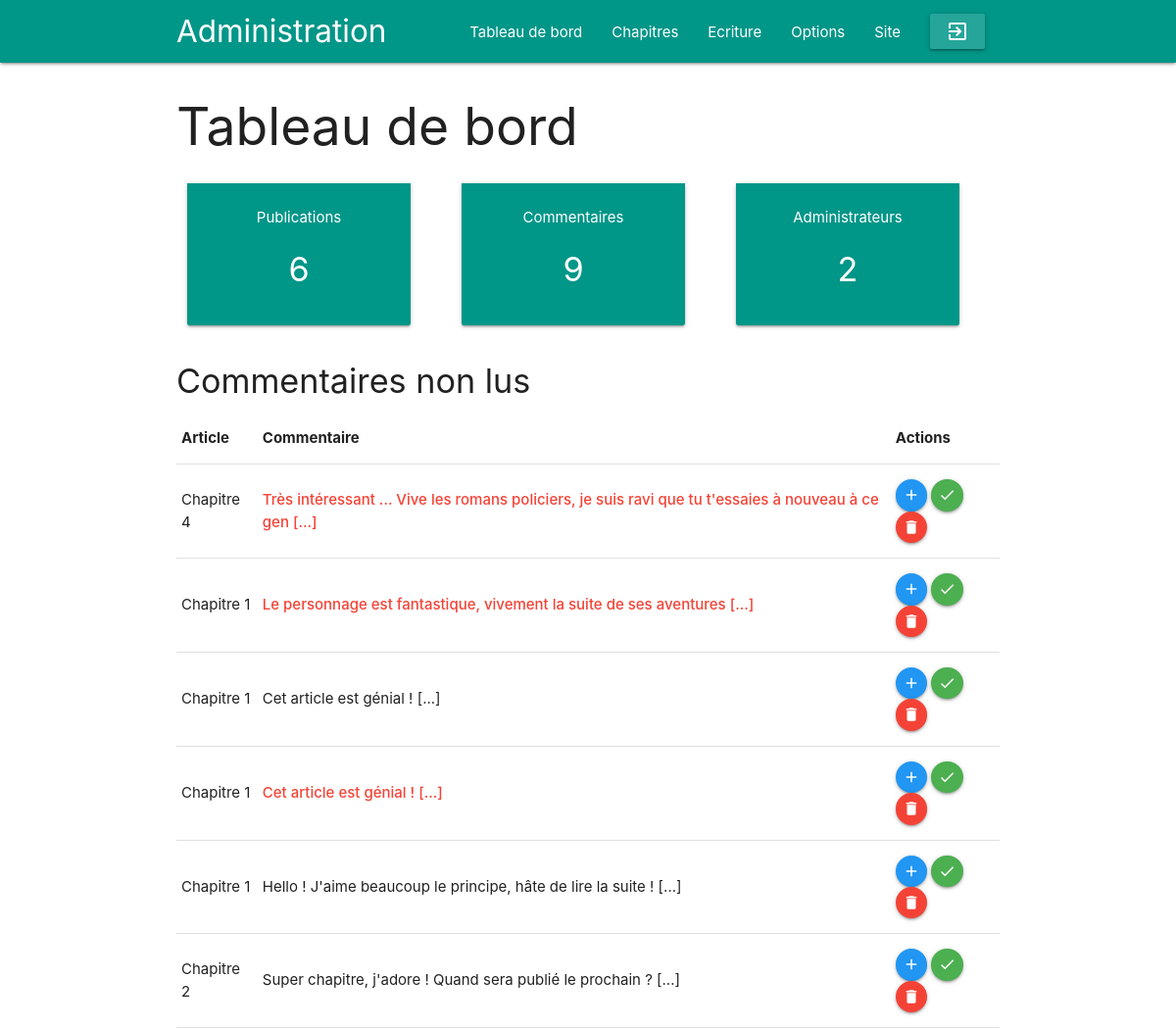
Screenshot of /index.php?url=dashboard (signed in) with the database file from the repository.
### tables this page shows
CREATE TABLE `comments` (
  `id` int(11) NOT NULL,
  `name` varchar(255) NOT NULL,
  `email` varchar(255) NOT NULL,
  `comment` text NOT NULL,
  `post_id` int(11) NOT NULL,
  `date` datetime NOT NULL,
  `seen` tinyint(1) NOT NULL DEFAULT '0'
);

CREATE TABLE `posts` (
  `id` int(11) NOT NULL,
  `title` varchar(255) NOT NULL,
  `content` text NOT NULL,
  `image` varchar(255) NOT NULL DEFAULT 'post.jpg',
  `date` datetime NOT NULL,
  `posted` tinyint(1) NOT NULL
);

### Controller/backend.php (called while the page is built, shortened)
<?php
require_once('Model/CommentManager.php');
function dashboard()
{
    $commentManager = new CommentManager();
    $tables = [
        "Publications"      =>  "posts",
        "Commentaires"      =>  "comments",
        "Administrateurs"   =>  "admin"
    ];
    $i = 0;
    foreach ($tables as $table_name => $table) {
        $nbrInTable[$i] = $commentManager->inTable($table);
        $i = $i + 1;
    }
    $comments = $commentManager->getUnreadComments();
    require('View/backend/dashboard.php');
}

### Model/CommentManager.php (called while the page is built, shortened)
<?php
class CommentManager extends Manager
{
    public function getUnreadComments()
    {
        $db = $this->dbconnect();
        $req = $db->query("
        SELECT  comments.id,
                comments.name,
                comments.email,
                comments.date,
                comments.post_id,
                comments.comment,
                comments.seen,
                posts.title
        FROM comments
        JOIN posts
        ON comments.post_id = posts.id
        WHERE comments.seen = '0' or comments.seen = '2'
        ORDER BY comments.date ASC
    ");
        $results = [];
        while ($rows = $req->fetchObject()) {
            $results[] = $rows;
        }
        return $results;
    }
    public function inTable($table)
    {
        $db = $this->dbconnect();
        $query = $db->query("
        SELECT COUNT(id) as nb
        FROM $table
        ");
        $nombre = $query->fetch();
        return $nombre['nb'];
    }
}

### View/backend/dashboard.php (the view, shortened to what this page needs)
<h2 id="dashboard-title">Tableau de bord</h2>
<div class="row">
    <?php
    $i = 0;
    foreach ($tables as $table_name => $table) {
    ?>
        <div class="col l4 m4 s12">
            <div class="card">
                <div class="card-content teal white-text center">
                    <span class="card_title"><?= $table_name ?></span>
                    <h4 id="dashboard-subtitle"><?= $nbrInTable[$i]; ?></h4>
                </div>
            </div>
        </div>
    <?php
        $i = $i + 1;
    }
    ?>
</div>
<h4 id="dashboard-subtitle">Commentaires non lus</h4>
<table class="responsive-table">
    <thead>
        <tr>
            <th>Article</th>
            <th>Commentaire</th>
            <th>Actions</th>
        </tr>
    <tbody>
        <?php
        if (!empty($comments)) {
            foreach ($comments as $comment) {
        ?>
                <tr id="commentaire_<?= $comment->id ?>">
                    <td>
                        <?= $comment->title ?>
                    </td>
                    <td>
                        <?php if ($comment->seen == '2') { ?>
                            <span class="red-text"> <strong>
                                <?php   } ?>
                                <?= substr($comment->comment, 0, 100); ?> [...]
                                <?php if ($comment->seen == '2') { ?>
                                </strong>
                            </span>
                        <?php   } ?>
                    </td>
                    <td>
                        <a href="#comment_<?= $comment->id ?>" class="btn-floating btn-small waves-effect waves-light blue modal-trigger" id="dashboard-btn"><i class="material-icons">add</i></a>
                        <a href="index.php?url=seecomment&id= <?= $comment->id ?>" id="<?= $comment->id ?>" class="btn-floating btn-small waves-effect waves-light green see_comment"><i class="material-icons">done</i></a>
                        <a href="index.php?url=delete&id= <?= $comment->id ?>" id="<?= $comment->id ?>" class="btn-floating btn-small waves-effect waves-light red delete_comment"><i class="material-icons">delete</i></a>
                    </td>
                </tr>
            <?php
            }
        }
        ?>
    </tbody>
    </thead>
</table>
<?php
$content = ob_get_clean();
require('template.php');

### index.php (shortened to what this page needs)
<?php
require('Controller/backend.php');
try {
    if (isset($_GET['url'])) {
        switch ($_GET['url']) {
            case 'dashboard':
                dashboard();
                break;
        }
    } else {
        home();
    }
} catch (Exception $e) {
    echo 'Erreur : ' . $e->getMessage();
}

### View/backend/template.php (shortened to what this page needs)
<!DOCTYPE html>
<html lang="fr">
<head>
    <link type="text/css" rel="stylesheet" href="public/css/materialize.css" media="screen" />
    <link type="text/css" rel="stylesheet" href="public/css/style.css" media="screen" />
</head>
<body>
    <?php require('topbar.php'); ?>
    <div class="container">
        <?= $content ?>
    </div>
</body>
</html>

### View/backend/topbar.php (shortened to what this page needs)
<div class="navbar-fixed">
    <nav class="teal">
        <div class="nav-wrapper">
            <div class="container">
                <a href="index.php?url=dashboard" class="brand-logo" id="topbar-title">Administration</a>
                <ul class="right hide-on-med-and-down">
                    <li><a href="index.php?url=dashboard" class="waves-effect waves-light">Tableau de bord</a></li>
                    <li><a href="index.php?url=allpublishedposts" class="waves-effect waves-light">Chapitres</a></li>
                    <li><a href="index.php?url=write" class="waves-effect waves-light">Ecriture</a></li>
                    <li><a href="index.php?url=settings" class="waves-effect waves-light">Options</a></li>
                    <li><a href="index.php" class="waves-effect waves-light">Site</a></li>
                    <li><a href="index.php?url=logout" class="waves-effect waves-light btn"><i class="material-icons">exit_to_app</i></a></li>
                </ul>
            </div>
        </div>
    </nav>
</div>

### Public/css/style.css (style rules this page uses)
html, body { height: 100%; }
.card { margin: 0.5rem 2rem 1rem 0; }

### rows the page displays
comments: post.title "Chapitre 4", comment "Très intéressant ... Vive les romans policiers, je suis ravi que tu t'essaies à nouveau à ce gen"
comments: post.title "Chapitre 1", comment "Le personnage est fantastique, vivement la suite de ses aventures"
comments: post.title "Chapitre 1", comment "Cet article est génial !"
comments: post.title "Chapitre 1", comment "Cet article est génial !"
comments: post.title "Chapitre 1", comment "Hello ! J'aime beaucoup le principe, hâte de lire la suite !"
comments: post.title "Chapitre 2", comment "Super chapitre, j'adore ! Quand sera publié le prochain ?"

### other values shown
$table_name "Publications"
$table_name "Commentaires"
$nbrInTable[$i] "9"
$table_name "Administrateurs"
$nbrInTable[$i] "2"
